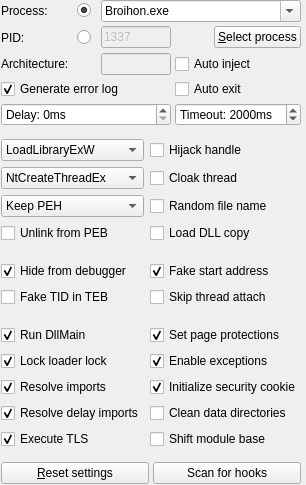
       <widget class="QFrame" name="fr_settings">
        <property name="sizePolicy">
         <sizepolicy hsizetype="Minimum" vsizetype="Minimum">
          <horstretch>0</horstretch>
          <verstretch>0</verstretch>
         </sizepolicy>
        </property>
        <property name="styleSheet">
         <string notr="true"/>
        </property>
        <layout class="QGridLayout" name="gridLayout_4">
         <property name="sizeConstraint">
          <enum>QLayout::SetMinimumSize</enum>
         </property>
         <property name="leftMargin">
          <number>1</number>
         </property>
         <property name="topMargin">
          <number>0</number>
         </property>
         <property name="rightMargin">
          <number>5</number>
         </property>
         <property name="bottomMargin">
          <number>1</number>
         </property>
         <property name="spacing">
          <number>4</number>
         </property>
         <item row="10" column="0" colspan="4">
          <widget class="QFrame" name="fr_method">
           <layout class="QGridLayout" name="gridLayout">
            <property name="leftMargin">
             <number>0</number>
            </property>
            <item row="1" column="1">
             <widget class="QCheckBox" name="cb_cloak">
              <property name="toolTip">
               <string>&lt;html&gt;&lt;head/&gt;&lt;body&gt;&lt;p&gt;Show cloaking options.&lt;/p&gt;&lt;/body&gt;&lt;/html&gt;</string>
              </property>
              <property name="text">
               <string>Cloak thread</string>
              </property>
             </widget>
            </item>
            <item row="2" column="0">
             <widget class="QComboBox" name="cmb_peh">
              <property name="sizePolicy">
               <sizepolicy hsizetype="Preferred" vsizetype="Minimum">
                <horstretch>0</horstretch>
                <verstretch>0</verstretch>
               </sizepolicy>
              </property>
              <property name="toolTip">
               <string>&lt;html&gt;&lt;head/&gt;&lt;body&gt;&lt;p&gt;Keep PEH: Doesn't modify the PE header of the dll(s).&lt;/p&gt;&lt;/body&gt;&lt;/html&gt;</string>
              </property>
              <item>
               <property name="text">
                <string>Keep PEH</string>
               </property>
              </item>
              <item>
               <property name="text">
                <string>Erase PEH</string>
               </property>
              </item>
              <item>
               <property name="text">
                <string>Fake PEH</string>
               </property>
              </item>
             </widget>
            </item>
            <item row="0" column="1">
             <widget class="QCheckBox" name="cb_hijack">
              <property name="sizePolicy">
               <sizepolicy hsizetype="Preferred" vsizetype="Fixed">
                <horstretch>0</horstretch>
                <verstretch>0</verstretch>
               </sizepolicy>
              </property>
              <property name="toolTip">
               <string>&lt;html&gt;&lt;head/&gt;&lt;body&gt;&lt;p&gt;Hijacks a handle from another process.&lt;/p&gt;&lt;/body&gt;&lt;/html&gt;</string>
              </property>
              <property name="text">
               <string>Hijack handle</string>
              </property>
             </widget>
            </item>
            <item row="1" column="0">
             <widget class="QComboBox" name="cmb_create">
              <property name="toolTip">
               <string>&lt;html&gt;&lt;head/&gt;&lt;body&gt;&lt;p&gt;NtCreateThreadEx: Creates a simple remote thread to load the dll(s).&lt;/p&gt;&lt;/body&gt;&lt;/html&gt;</string>
              </property>
              <item>
               <property name="text">
                <string>NtCreateThreadEx</string>
               </property>
              </item>
              <item>
               <property name="text">
                <string>Thread Hijacking</string>
               </property>
              </item>
              <item>
               <property name="text">
                <string>SetWindowsHookEx</string>
               </property>
              </item>
              <item>
               <property name="text">
                <string>QueueUserAPC</string>
               </property>
              </item>
              <item>
               <property name="text">
                <string>KernelCallback</string>
               </property>
              </item>
              <item>
               <property name="text">
                <string>FakeVEH</string>
               </property>
              </item>
             </widget>
            </item>
            <item row="0" column="0">
             <widget class="QComboBox" name="cmb_load">
              <property name="toolTip">
               <string>&lt;html&gt;&lt;head/&gt;&lt;body&gt;&lt;p&gt;LoadLibraryExW is the default injection method which simply uses LoadLibraryExW.&lt;/p&gt;&lt;/body&gt;&lt;/html&gt;</string>
              </property>
              <property name="whatsThis">
               <string>&lt;html&gt;&lt;head/&gt;&lt;body&gt;&lt;p&gt;&lt;br/&gt;&lt;/p&gt;&lt;/body&gt;&lt;/html&gt;</string>
              </property>
              <item>
               <property name="text">
                <string>LoadLibraryExW</string>
               </property>
              </item>
              <item>
               <property name="text">
                <string>LdrLoadDll</string>
               </property>
              </item>
              <item>
               <property name="text">
                <string>LdrpLoadDll</string>
               </property>
              </item>
              <item>
               <property name="text">
                <string>LdrpLoadDllInternal</string>
               </property>
              </item>
              <item>
               <property name="text">
                <string>ManualMap</string>
               </property>
              </item>
             </widget>
            </item>
            <item row="2" column="1">
             <widget class="QCheckBox" name="cb_random">
              <property name="sizePolicy">
               <sizepolicy hsizetype="Preferred" vsizetype="Fixed">
                <horstretch>0</horstretch>
                <verstretch>0</verstretch>
               </sizepolicy>
              </property>
              <property name="toolTip">
               <string>&lt;html&gt;&lt;head/&gt;&lt;body&gt;&lt;p&gt;Renames the dll(s) randomly before injecting it/them.&lt;/p&gt;&lt;/body&gt;&lt;/html&gt;</string>
              </property>
              <property name="text">
               <string>Random file name</string>
              </property>
             </widget>
            </item>
            <item row="3" column="0">
             <widget class="QCheckBox" name="cb_unlink">
              <property name="sizePolicy">
               <sizepolicy hsizetype="Preferred" vsizetype="Minimum">
                <horstretch>0</horstretch>
                <verstretch>0</verstretch>
               </sizepolicy>
              </property>
              <property name="toolTip">
               <string>&lt;html&gt;&lt;head/&gt;&lt;body&gt;&lt;p&gt;Removes the list entry of the dll(s) from the lists in the process enviroment block (not needed for manual mapping).&lt;/p&gt;&lt;/body&gt;&lt;/html&gt;</string>
              </property>
              <property name="text">
               <string>Unlink from PEB</string>
              </property>
             </widget>
            </item>
            <item row="3" column="1">
             <widget class="QCheckBox" name="cb_copy">
              <property name="sizePolicy">
               <sizepolicy hsizetype="Preferred" vsizetype="Fixed">
                <horstretch>0</horstretch>
                <verstretch>0</verstretch>
               </sizepolicy>
              </property>
              <property name="toolTip">
               <string>&lt;html&gt;&lt;head/&gt;&lt;body&gt;&lt;p&gt;Creates a copy of the dll(s) in the user's temp directory which then get(s) loaded into the target process.&lt;/p&gt;&lt;/body&gt;&lt;/html&gt;</string>
              </property>
              <property name="text">
               <string>Load DLL copy</string>
              </property>
             </widget>
            </item>
           </layout>
          </widget>
         </item>
         <item row="11" column="0" colspan="4">
          <widget class="QFrame" name="fr_cloak">
           <layout class="QGridLayout" name="gridLayout_3">
            <property name="leftMargin">
             <number>0</number>
            </property>
            <property name="topMargin">
             <number>5</number>
            </property>
            <property name="rightMargin">
             <number>9</number>
            </property>
            <item row="0" column="0">
             <widget class="QCheckBox" name="cb_threadHide">
              <property name="sizePolicy">
               <sizepolicy hsizetype="Preferred" vsizetype="Fixed">
                <horstretch>0</horstretch>
                <verstretch>0</verstretch>
               </sizepolicy>
              </property>
              <property name="toolTip">
               <string>&lt;html&gt;&lt;head/&gt;&lt;body&gt;&lt;p&gt;Hides the thread from debuggers.&lt;/p&gt;&lt;/body&gt;&lt;/html&gt;</string>
              </property>
              <property name="text">
               <string>Hide from debugger</string>
              </property>
              <property name="checked">
               <bool>true</bool>
              </property>
             </widget>
            </item>
            <item row="1" column="1">
             <widget class="QCheckBox" name="cb_threadAttach">
              <property name="sizePolicy">
               <sizepolicy hsizetype="Preferred" vsizetype="Fixed">
                <horstretch>0</horstretch>
                <verstretch>0</verstretch>
               </sizepolicy>
              </property>
              <property name="toolTip">
               <string>&lt;html&gt;&lt;head/&gt;&lt;body&gt;&lt;p&gt;Skips DLL_THREAD_ATTACH/DETACH calls to DllMains.&lt;/p&gt;&lt;/body&gt;&lt;/html&gt;</string>
              </property>
              <property name="text">
               <string>Skip thread attach</string>
              </property>
             </widget>
            </item>
            <item row="1" column="0">
             <widget class="QCheckBox" name="cb_threadTID">
              <property name="sizePolicy">
               <sizepolicy hsizetype="Preferred" vsizetype="Fixed">
                <horstretch>0</horstretch>
                <verstretch>0</verstretch>
               </sizepolicy>
              </property>
              <property name="toolTip">
               <string>&lt;html&gt;&lt;head/&gt;&lt;body&gt;&lt;p&gt;Replaces the thread ID in the thread's TEB with the another thread's ID.&lt;/p&gt;&lt;/body&gt;&lt;/html&gt;</string>
              </property>
              <property name="text">
               <string>Fake TID in TEB</string>
              </property>
             </widget>
            </item>
            <item row="0" column="1">
             <widget class="QCheckBox" name="cb_threadStart">
              <property name="sizePolicy">
               <sizepolicy hsizetype="Preferred" vsizetype="Fixed">
                <horstretch>0</horstretch>
                <verstretch>0</verstretch>
               </sizepolicy>
              </property>
              <property name="toolTip">
               <string>&lt;html&gt;&lt;head/&gt;&lt;body&gt;&lt;p&gt;Sets the thread's start address to the entrypoint of the process.&lt;/p&gt;&lt;/body&gt;&lt;/html&gt;</string>
              </property>
              <property name="text">
               <string>Fake start address</string>
              </property>
              <property name="checked">
               <bool>true</bool>
              </property>
             </widget>
            </item>
           </layout>
          </widget>
         </item>
         <item row="7" column="0" colspan="3">
          <layout class="QVBoxLayout" name="lay_delay_generate">
           <item>
            <widget class="QCheckBox" name="cb_error">
             <property name="sizePolicy">
              <sizepolicy hsizetype="Preferred" vsizetype="Fixed">
               <horstretch>0</horstretch>
               <verstretch>0</verstretch>
              </sizepolicy>
             </property>
             <property name="toolTip">
              <string>&lt;html&gt;&lt;head/&gt;&lt;body&gt;&lt;p&gt;If checked error information is written to GH_Inj_Log.txt if the injection failed.&lt;/p&gt;&lt;/body&gt;&lt;/html&gt;</string>
             </property>
             <property name="text">
              <string>Generate error log</string>
             </property>
             <property name="checked">
              <bool>true</bool>
             </property>
            </widget>
           </item>
           <item>
            <widget class="QSpinBox" name="sp_delay">
             <property name="toolTip">
              <string>&lt;html&gt;&lt;head/&gt;&lt;body&gt;&lt;p&gt;Delays the injection by the specified interval.&lt;/p&gt;&lt;/body&gt;&lt;/html&gt;</string>
             </property>
             <property name="buttonSymbols">
              <enum>QAbstractSpinBox::UpDownArrows</enum>
             </property>
             <property name="suffix">
              <string>ms</string>
             </property>
             <property name="prefix">
              <string>Delay: </string>
             </property>
             <property name="maximum">
              <number>60000</number>
             </property>
             <property name="singleStep">
              <number>100</number>
             </property>
             <property name="stepType">
              <enum>QAbstractSpinBox::DefaultStepType</enum>
             </property>
            </widget>
           </item>
          </layout>
         </item>
         <item row="7" column="3">
          <layout class="QVBoxLayout" name="lay_exit_timeout">
           <item>
            <widget class="QCheckBox" name="cb_close">
             <property name="sizePolicy">
              <sizepolicy hsizetype="Preferred" vsizetype="Fixed">
               <horstretch>0</horstretch>
               <verstretch>0</verstretch>
              </sizepolicy>
             </property>
             <property name="toolTip">
              <string>&lt;html&gt;&lt;head/&gt;&lt;body&gt;&lt;p&gt;The injector automatically closes after injecting the checkmarked dll(s).&lt;/p&gt;&lt;/body&gt;&lt;/html&gt;</string>
             </property>
             <property name="text">
              <string>Auto exit</string>
             </property>
            </widget>
           </item>
           <item>
            <widget class="QSpinBox" name="sp_timeout">
             <property name="toolTip">
              <string>&lt;html&gt;&lt;head/&gt;&lt;body&gt;&lt;p&gt;Interval the injector waits for the DllMain to finish.&lt;/p&gt;&lt;/body&gt;&lt;/html&gt;</string>
             </property>
             <property name="suffix">
              <string>ms</string>
             </property>
             <property name="prefix">
              <string>Timeout: </string>
             </property>
             <property name="maximum">
              <number>60000</number>
             </property>
             <property name="singleStep">
              <number>100</number>
             </property>
             <property name="value">
              <number>2000</number>
             </property>
            </widget>
           </item>
          </layout>
         </item>
         <item row="4" column="3">
          <layout class="QHBoxLayout" name="lay_iconselect">
           <item>
            <widget class="QLabel" name="lbl_proc_icon">
             <property name="sizePolicy">
              <sizepolicy hsizetype="Preferred" vsizetype="Fixed">
               <horstretch>0</horstretch>
               <verstretch>0</verstretch>
              </sizepolicy>
             </property>
             <property name="minimumSize">
              <size>
               <width>0</width>
               <height>23</height>
              </size>
             </property>
             <property name="maximumSize">
              <size>
               <width>16777215</width>
               <height>23</height>
              </size>
             </property>
             <property name="text">
              <string/>
             </property>
            </widget>
           </item>
           <item>
            <widget class="QPushButton" name="btn_proc">
             <property name="sizePolicy">
              <sizepolicy hsizetype="Preferred" vsizetype="Fixed">
               <horstretch>0</horstretch>
               <verstretch>0</verstretch>
              </sizepolicy>
             </property>
             <property name="toolTip">
              <string>&lt;html&gt;&lt;head/&gt;&lt;body&gt;&lt;p&gt;Select a process using the ProcessList™.&lt;/p&gt;&lt;/body&gt;&lt;/html&gt;</string>
             </property>
             <property name="text">
              <string>&amp;Select process</string>
             </property>
            </widget>
           </item>
          </layout>
         </item>
         <item row="4" column="0">
          <widget class="QLabel" name="lbl_pid">
           <property name="sizePolicy">
            <sizepolicy hsizetype="Preferred" vsizetype="Preferred">
             <horstretch>0</horstretch>
             <verstretch>0</verstretch>
            </sizepolicy>
           </property>
           <property name="toolTip">
            <string>&lt;html&gt;&lt;head/&gt;&lt;body&gt;&lt;p&gt;Select the target process by it's identifier (unique but changes when the process restarts).&lt;/p&gt;&lt;/body&gt;&lt;/html&gt;</string>
           </property>
           <property name="text">
            <string>PID:</string>
           </property>
          </widget>
         </item>
         <item row="0" column="2" colspan="2">
          <widget class="QComboBox" name="cmb_proc">
           <property name="sizePolicy">
            <sizepolicy hsizetype="Ignored" vsizetype="Fixed">
             <horstretch>0</horstretch>
             <verstretch>0</verstretch>
            </sizepolicy>
           </property>
           <property name="editable">
            <bool>true</bool>
           </property>
           <property name="currentText">
            <string>Broihon.exe</string>
           </property>
          </widget>
         </item>
         <item row="4" column="1">
          <widget class="QRadioButton" name="rb_pid">
           <property name="sizePolicy">
            <sizepolicy hsizetype="Preferred" vsizetype="Fixed">
             <horstretch>0</horstretch>
             <verstretch>0</verstretch>
            </sizepolicy>
           </property>
           <property name="maximumSize">
            <size>
             <width>20</width>
             <height>16777215</height>
            </size>
           </property>
           <property name="toolTip">
            <string>&lt;html&gt;&lt;head/&gt;&lt;body&gt;&lt;p&gt;Select the target process by it's identifier (unique but changes when the process restarts).&lt;/p&gt;&lt;/body&gt;&lt;/html&gt;</string>
           </property>
           <property name="text">
            <string/>
           </property>
          </widget>
         </item>
         <item row="4" column="2">
          <widget class="QLineEdit" name="txt_pid">
           <property name="enabled">
            <bool>false</bool>
           </property>
           <property name="sizePolicy">
            <sizepolicy hsizetype="Preferred" vsizetype="Fixed">
             <horstretch>0</horstretch>
             <verstretch>0</verstretch>
            </sizepolicy>
           </property>
           <property name="maximumSize">
            <size>
             <width>70</width>
             <height>16777215</height>
            </size>
           </property>
           <property name="text">
            <string>1337</string>
           </property>
          </widget>
         </item>
         <item row="5" column="0" colspan="2">
          <widget class="QLabel" name="lbl_arch">
           <property name="sizePolicy">
            <sizepolicy hsizetype="Preferred" vsizetype="Preferred">
             <horstretch>0</horstretch>
             <verstretch>0</verstretch>
            </sizepolicy>
           </property>
           <property name="toolTip">
            <string>&lt;html&gt;&lt;head/&gt;&lt;body&gt;&lt;p&gt;The architecture of the currently selected target process.&lt;/p&gt;&lt;/body&gt;&lt;/html&gt;</string>
           </property>
           <property name="text">
            <string>Architecture:</string>
           </property>
          </widget>
         </item>
         <item row="12" column="0" colspan="4">
          <widget class="QFrame" name="fr_adv">
           <layout class="QGridLayout" name="gridLayout_2">
            <property name="leftMargin">
             <number>0</number>
            </property>
            <property name="topMargin">
             <number>5</number>
            </property>
            <property name="rightMargin">
             <number>0</number>
            </property>
            <item row="3" column="0">
             <widget class="QCheckBox" name="cb_ldrlock">
              <property name="sizePolicy">
               <sizepolicy hsizetype="Minimum" vsizetype="Fixed">
                <horstretch>0</horstretch>
                <verstretch>0</verstretch>
               </sizepolicy>
              </property>
              <property name="toolTip">
               <string>&lt;html&gt;&lt;head/&gt;&lt;body&gt;&lt;p&gt;Acquires the loader lock before executing the DllMain. The injection will proceed even if the loader lock wasn't acquired.&lt;/p&gt;&lt;/body&gt;&lt;/html&gt;</string>
              </property>
              <property name="text">
               <string>Lock loader lock</string>
              </property>
              <property name="checked">
               <bool>true</bool>
              </property>
             </widget>
            </item>
            <item row="5" column="1">
             <widget class="QCheckBox" name="cb_cookie">
              <property name="sizePolicy">
               <sizepolicy hsizetype="Minimum" vsizetype="Fixed">
                <horstretch>0</horstretch>
                <verstretch>0</verstretch>
               </sizepolicy>
              </property>
              <property name="toolTip">
               <string>&lt;html&gt;&lt;head/&gt;&lt;body&gt;&lt;p&gt;Shifts the image by a randomly generated amount of bytes&lt;/p&gt;&lt;/body&gt;&lt;/html&gt;</string>
              </property>
              <property name="text">
               <string>Initialize security cookie</string>
              </property>
              <property name="checked">
               <bool>true</bool>
              </property>
             </widget>
            </item>
            <item row="3" column="1">
             <widget class="QCheckBox" name="cb_seh">
              <property name="sizePolicy">
               <sizepolicy hsizetype="Minimum" vsizetype="Fixed">
                <horstretch>0</horstretch>
                <verstretch>0</verstretch>
               </sizepolicy>
              </property>
              <property name="toolTip">
               <string>&lt;html&gt;&lt;head/&gt;&lt;body&gt;&lt;p&gt;Enables exception handling&lt;/p&gt;&lt;/body&gt;&lt;/html&gt;</string>
              </property>
              <property name="text">
               <string>Enable exceptions</string>
              </property>
              <property name="checked">
               <bool>true</bool>
              </property>
             </widget>
            </item>
            <item row="0" column="1">
             <widget class="QCheckBox" name="cb_protection">
              <property name="sizePolicy">
               <sizepolicy hsizetype="Minimum" vsizetype="Fixed">
                <horstretch>0</horstretch>
                <verstretch>0</verstretch>
               </sizepolicy>
              </property>
              <property name="toolTip">
               <string>&lt;html&gt;&lt;head/&gt;&lt;body&gt;&lt;p&gt;Sets page protections based on section characteristics&lt;/p&gt;&lt;/body&gt;&lt;/html&gt;</string>
              </property>
              <property name="text">
               <string>Set page protections</string>
              </property>
              <property name="checked">
               <bool>true</bool>
              </property>
             </widget>
            </item>
            <item row="8" column="0">
             <widget class="QCheckBox" name="cb_tls">
              <property name="sizePolicy">
               <sizepolicy hsizetype="Minimum" vsizetype="Fixed">
                <horstretch>0</horstretch>
                <verstretch>0</verstretch>
               </sizepolicy>
              </property>
              <property name="toolTip">
               <string>&lt;html&gt;&lt;head/&gt;&lt;body&gt;&lt;p&gt;Executes TLS callbacks and initializes static TLS data&lt;/p&gt;&lt;/body&gt;&lt;/html&gt;</string>
              </property>
              <property name="text">
               <string>Execute TLS</string>
              </property>
              <property name="checked">
               <bool>true</bool>
              </property>
             </widget>
            </item>
            <item row="7" column="0">
             <widget class="QCheckBox" name="cb_delay">
              <property name="sizePolicy">
               <sizepolicy hsizetype="Minimum" vsizetype="Fixed">
                <horstretch>0</horstretch>
                <verstretch>0</verstretch>
               </sizepolicy>
              </property>
              <property name="toolTip">
               <string>&lt;html&gt;&lt;head/&gt;&lt;body&gt;&lt;p&gt;Resolves delayed imports on initialization&lt;/p&gt;&lt;/body&gt;&lt;/html&gt;</string>
              </property>
              <property name="text">
               <string>Resolve delay imports</string>
              </property>
              <property name="checked">
               <bool>true</bool>
              </property>
             </widget>
            </item>
            <item row="0" column="0">
             <widget class="QCheckBox" name="cb_main">
              <property name="sizePolicy">
               <sizepolicy hsizetype="Minimum" vsizetype="Fixed">
                <horstretch>0</horstretch>
                <verstretch>0</verstretch>
               </sizepolicy>
              </property>
              <property name="toolTip">
               <string>&lt;html&gt;&lt;head/&gt;&lt;body&gt;&lt;p&gt;Executes the DllMain&lt;/p&gt;&lt;/body&gt;&lt;/html&gt;</string>
              </property>
              <property name="text">
               <string>Run DllMain</string>
              </property>
              <property name="checked">
               <bool>true</bool>
              </property>
             </widget>
            </item>
            <item row="5" column="0">
             <widget class="QCheckBox" name="cb_imports">
              <property name="sizePolicy">
               <sizepolicy hsizetype="Minimum" vsizetype="Fixed">
                <horstretch>0</horstretch>
                <verstretch>0</verstretch>
               </sizepolicy>
              </property>
              <property name="toolTip">
               <string>&lt;html&gt;&lt;head/&gt;&lt;body&gt;&lt;p&gt;Resolves dll imports and builds the IAT&lt;/p&gt;&lt;/body&gt;&lt;/html&gt;</string>
              </property>
              <property name="text">
               <string>Resolve imports</string>
              </property>
              <property name="checked">
               <bool>true</bool>
              </property>
             </widget>
            </item>
            <item row="8" column="1">
             <widget class="QCheckBox" name="cb_shift">
              <property name="sizePolicy">
               <sizepolicy hsizetype="Minimum" vsizetype="Fixed">
                <horstretch>0</horstretch>
                <verstretch>0</verstretch>
               </sizepolicy>
              </property>
              <property name="toolTip">
               <string>&lt;html&gt;&lt;head/&gt;&lt;body&gt;&lt;p&gt;Shifts the module base by a randomly generated offset.&lt;/p&gt;&lt;/body&gt;&lt;/html&gt;</string>
              </property>
              <property name="text">
               <string>Shift module base</string>
              </property>
             </widget>
            </item>
            <item row="7" column="1">
             <widget class="QCheckBox" name="cb_clean">
              <property name="sizePolicy">
               <sizepolicy hsizetype="Minimum" vsizetype="Fixed">
                <horstretch>0</horstretch>
                <verstretch>0</verstretch>
               </sizepolicy>
              </property>
              <property name="toolTip">
               <string>&lt;html&gt;&lt;head/&gt;&lt;body&gt;&lt;p&gt;Removes data from the dlls PE header&lt;/p&gt;&lt;/body&gt;&lt;/html&gt;</string>
              </property>
              <property name="text">
               <string>Clean data directories</string>
              </property>
             </widget>
            </item>
           </layout>
          </widget>
         </item>
         <item row="0" column="0">
          <widget class="QLabel" name="lbl_proc">
           <property name="sizePolicy">
            <sizepolicy hsizetype="Preferred" vsizetype="Preferred">
             <horstretch>0</horstretch>
             <verstretch>0</verstretch>
            </sizepolicy>
           </property>
           <property name="toolTip">
            <string>&lt;html&gt;&lt;head/&gt;&lt;body&gt;&lt;p&gt;Select the target process by it's executable name (not unique).&lt;/p&gt;&lt;/body&gt;&lt;/html&gt;</string>
           </property>
           <property name="text">
            <string>Process:</string>
           </property>
          </widget>
         </item>
         <item row="5" column="2">
          <widget class="QLineEdit" name="txt_arch">
           <property name="enabled">
            <bool>false</bool>
           </property>
           <property name="sizePolicy">
            <sizepolicy hsizetype="Preferred" vsizetype="Fixed">
             <horstretch>0</horstretch>
             <verstretch>0</verstretch>
            </sizepolicy>
           </property>
           <property name="maximumSize">
            <size>
             <width>70</width>
             <height>16777215</height>
            </size>
           </property>
          </widget>
         </item>
         <item row="5" column="3">
          <widget class="QCheckBox" name="cb_auto">
           <property name="sizePolicy">
            <sizepolicy hsizetype="Preferred" vsizetype="Fixed">
             <horstretch>0</horstretch>
             <verstretch>0</verstretch>
            </sizepolicy>
           </property>
           <property name="toolTip">
            <string>&lt;html&gt;&lt;head/&gt;&lt;body&gt;&lt;p&gt;If the injector finds the target process, it automatically injects the checkmarked dll(s).&lt;/p&gt;&lt;/body&gt;&lt;/html&gt;</string>
           </property>
           <property name="text">
            <string>Auto inject</string>
           </property>
          </widget>
         </item>
         <item row="0" column="1">
          <widget class="QRadioButton" name="rb_proc">
           <property name="sizePolicy">
            <sizepolicy hsizetype="Preferred" vsizetype="Fixed">
             <horstretch>0</horstretch>
             <verstretch>0</verstretch>
            </sizepolicy>
           </property>
           <property name="maximumSize">
            <size>
             <width>20</width>
             <height>16777215</height>
            </size>
           </property>
           <property name="toolTip">
            <string>&lt;html&gt;&lt;head/&gt;&lt;body&gt;&lt;p&gt;Select the target process by it's executable name (not unique).&lt;/p&gt;&lt;/body&gt;&lt;/html&gt;</string>
           </property>
           <property name="text">
            <string/>
           </property>
           <property name="checked">
            <bool>true</bool>
           </property>
          </widget>
         </item>
         <item row="15" column="0" colspan="4">
          <layout class="QHBoxLayout" name="lay_bottom">
           <item>
            <widget class="QPushButton" name="btn_reset">
             <property name="sizePolicy">
              <sizepolicy hsizetype="Preferred" vsizetype="Fixed">
               <horstretch>0</horstretch>
               <verstretch>0</verstretch>
              </sizepolicy>
             </property>
             <property name="text">
              <string>&amp;Reset settings</string>
             </property>
            </widget>
           </item>
           <item>
            <widget class="QPushButton" name="btn_hooks">
             <property name="sizePolicy">
              <sizepolicy hsizetype="Preferred" vsizetype="Fixed">
               <horstretch>0</horstretch>
               <verstretch>0</verstretch>
              </sizepolicy>
             </property>
             <property name="text">
              <string>Scan for hooks</string>
             </property>
            </widget>
           </item>
          </layout>
         </item>
        </layout>
       </widget>
